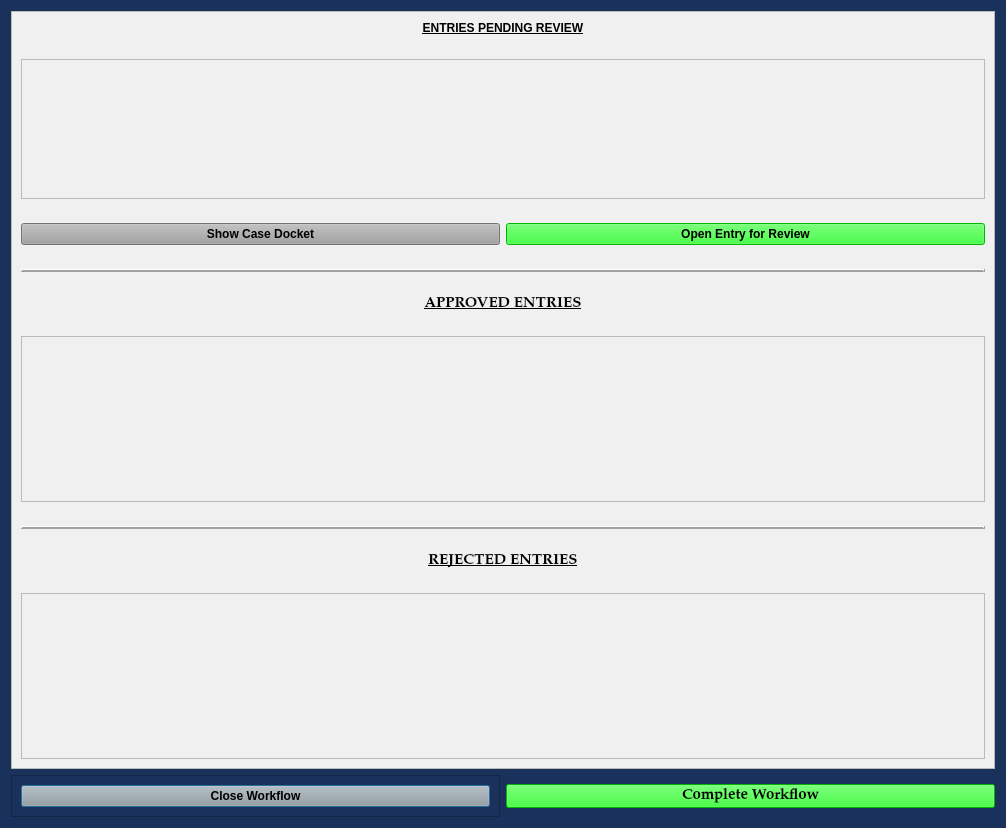
<?xml version="1.0" encoding="UTF-8"?>
<ui version="4.0">
 <class>HemmeterWorkflowDialog</class>
 <widget class="QDialog" name="HemmeterWorkflowDialog">
  <property name="windowModality">
   <enum>Qt::WindowModal</enum>
  </property>
  <property name="geometry">
   <rect>
    <x>0</x>
    <y>0</y>
    <width>1006</width>
    <height>828</height>
   </rect>
  </property>
  <property name="sizePolicy">
   <sizepolicy hsizetype="Preferred" vsizetype="Preferred">
    <horstretch>0</horstretch>
    <verstretch>0</verstretch>
   </sizepolicy>
  </property>
  <property name="minimumSize">
   <size>
    <width>0</width>
    <height>0</height>
   </size>
  </property>
  <property name="font">
   <font>
    <family>Palatino Linotype</family>
    <pointsize>11</pointsize>
    <weight>9</weight>
    <italic>false</italic>
    <bold>false</bold>
   </font>
  </property>
  <property name="windowTitle">
   <string>Judge Hemmeter Digital Workflow</string>
  </property>
  <property name="styleSheet">
   <string notr="true">background-color: rgb(25, 49, 91);
font: 75 11pt &quot;Palatino Linotype&quot;;</string>
  </property>
  <layout class="QGridLayout" name="gridLayout" rowstretch="4,0">
   <item row="1" column="0">
    <widget class="QFrame" name="frame">
     <property name="font">
      <font>
       <family>Palatino Linotype</family>
       <pointsize>11</pointsize>
       <weight>75</weight>
       <italic>false</italic>
       <bold>true</bold>
      </font>
     </property>
     <property name="styleSheet">
      <string notr="true">font: 75 11pt &quot;Palatino Linotype&quot;;
font-weight: bold;</string>
     </property>
     <property name="frameShape">
      <enum>QFrame::StyledPanel</enum>
     </property>
     <property name="frameShadow">
      <enum>QFrame::Raised</enum>
     </property>
     <layout class="QGridLayout" name="gridLayout_4">
      <item row="1" column="1">
       <widget class="QPushButton" name="close_dialog_Button">
        <property name="styleSheet">
         <string notr="true">background-color: rgb(160, 160, 160);
font-weight: bold;</string>
        </property>
        <property name="text">
         <string>Close Workflow</string>
        </property>
       </widget>
      </item>
     </layout>
    </widget>
   </item>
   <item row="1" column="1">
    <widget class="QPushButton" name="complete_workflow_Button">
     <property name="styleSheet">
      <string notr="true">background-color: rgb(0, 255, 0);
font: 75 11pt &quot;Palatino Linotype&quot;;
font-weight: bold;</string>
     </property>
     <property name="text">
      <string>Complete Workflow</string>
     </property>
    </widget>
   </item>
   <item row="0" column="0" colspan="2">
    <widget class="QFrame" name="frame_3">
     <property name="sizePolicy">
      <sizepolicy hsizetype="Preferred" vsizetype="Preferred">
       <horstretch>0</horstretch>
       <verstretch>0</verstretch>
      </sizepolicy>
     </property>
     <property name="font">
      <font>
       <family>Palatino Linotype</family>
       <pointsize>11</pointsize>
       <weight>75</weight>
       <italic>false</italic>
       <bold>true</bold>
      </font>
     </property>
     <property name="styleSheet">
      <string notr="true">background-color: rgb(240, 240, 240);
font-weight: bold;</string>
     </property>
     <property name="frameShape">
      <enum>QFrame::StyledPanel</enum>
     </property>
     <property name="frameShadow">
      <enum>QFrame::Raised</enum>
     </property>
     <layout class="QGridLayout" name="gridLayout_2" rowstretch="0,0,0,0,0,0,0,0,0,0">
      <property name="verticalSpacing">
       <number>24</number>
      </property>
      <item row="4" column="0" colspan="2">
       <widget class="Line" name="line">
        <property name="frameShadow">
         <enum>QFrame::Raised</enum>
        </property>
        <property name="lineWidth">
         <number>2</number>
        </property>
        <property name="orientation">
         <enum>Qt::Horizontal</enum>
        </property>
       </widget>
      </item>
      <item row="0" column="0" colspan="2">
       <widget class="QLabel" name="label">
        <property name="maximumSize">
         <size>
          <width>16777215</width>
          <height>40</height>
         </size>
        </property>
        <property name="text">
         <string>&lt;html&gt;&lt;head/&gt;&lt;body&gt;&lt;p&gt;&lt;span style=&quot; text-decoration: underline;&quot;&gt;ENTRIES PENDING REVIEW&lt;/span&gt;&lt;/p&gt;&lt;/body&gt;&lt;/html&gt;</string>
        </property>
        <property name="alignment">
         <set>Qt::AlignCenter</set>
        </property>
       </widget>
      </item>
      <item row="5" column="0" colspan="2">
       <widget class="QLabel" name="label_2">
        <property name="font">
         <font>
          <family>Palatino Linotype</family>
          <pointsize>11</pointsize>
          <weight>75</weight>
          <italic>false</italic>
          <bold>true</bold>
          <underline>true</underline>
         </font>
        </property>
        <property name="text">
         <string>APPROVED ENTRIES</string>
        </property>
        <property name="alignment">
         <set>Qt::AlignCenter</set>
        </property>
       </widget>
      </item>
      <item row="6" column="0" colspan="2">
       <widget class="QListWidget" name="approved_entries_listWidget"/>
      </item>
      <item row="7" column="0" colspan="2">
       <widget class="Line" name="line_2">
        <property name="frameShadow">
         <enum>QFrame::Raised</enum>
        </property>
        <property name="lineWidth">
         <number>2</number>
        </property>
        <property name="orientation">
         <enum>Qt::Horizontal</enum>
        </property>
       </widget>
      </item>
      <item row="8" column="0" colspan="2">
       <widget class="QLabel" name="label_3">
        <property name="font">
         <font>
          <family>Palatino Linotype</family>
          <pointsize>11</pointsize>
          <weight>75</weight>
          <italic>false</italic>
          <bold>true</bold>
          <underline>true</underline>
         </font>
        </property>
        <property name="text">
         <string>REJECTED ENTRIES</string>
        </property>
        <property name="alignment">
         <set>Qt::AlignCenter</set>
        </property>
       </widget>
      </item>
      <item row="9" column="0" colspan="2">
       <widget class="QListWidget" name="rejected_entries_listWidget"/>
      </item>
      <item row="3" column="0">
       <widget class="QPushButton" name="show_docket_Button">
        <property name="styleSheet">
         <string notr="true">background-color: rgb(160, 160, 160);
font-weight: bold;</string>
        </property>
        <property name="text">
         <string>Show Case Docket</string>
        </property>
       </widget>
      </item>
      <item row="3" column="1">
       <widget class="QPushButton" name="open_entry_Button">
        <property name="styleSheet">
         <string notr="true">background-color: rgb(0, 255, 0);
font: 75 11pt &quot;Palatino Linotype&quot;;
font-weight: bold;</string>
        </property>
        <property name="text">
         <string>Open Entry for Review</string>
        </property>
       </widget>
      </item>
      <item row="1" column="0" rowspan="2" colspan="2">
       <widget class="QListWidget" name="pending_entries_listWidget"/>
      </item>
     </layout>
    </widget>
   </item>
  </layout>
 </widget>
 <resources/>
 <connections/>
 <slots>
  <slot>proceed_to_ability_to_pay()</slot>
  <slot>close_window()</slot>
  <slot>add_offense()</slot>
  <slot>amend_offense()</slot>
  <slot>proceed_to_sentencing()</slot>
 </slots>
</ui>
